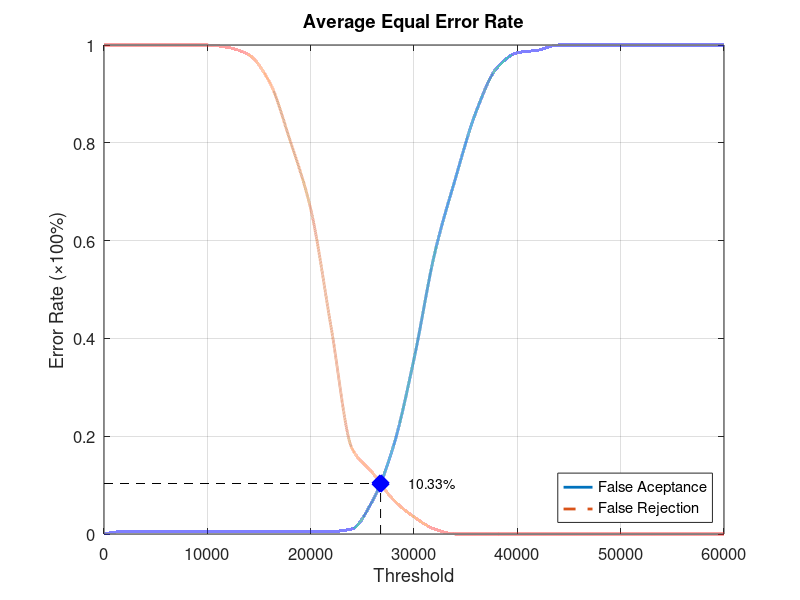
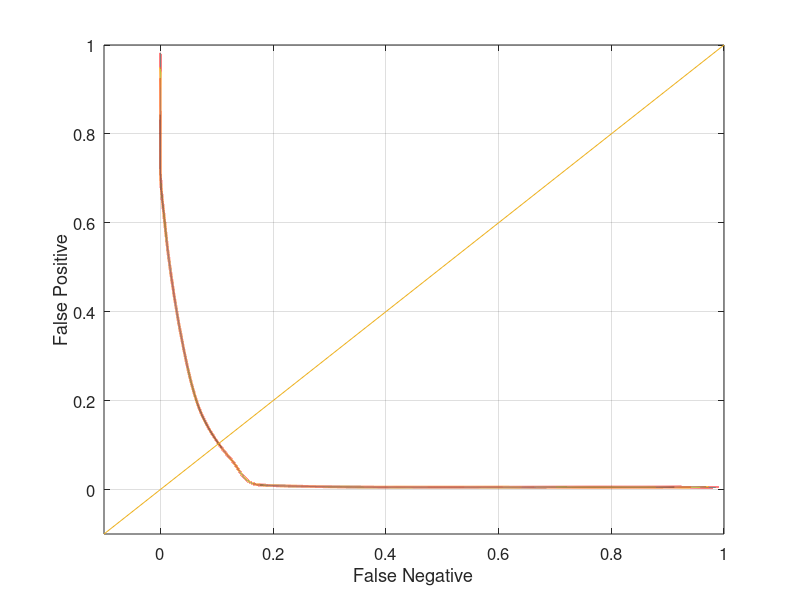

These charts were generated, in order, by the following MATLAB code:
function yEER = Database5_2
close all;
clear;
clc;
x = 0:2000:60000;
xq = 0:0.5:60000;

y0 = [0 0.00526316 0.00526316 0.00526316 0.00526316 0.00526316 0.00526316 0.00526316 0.00526316 0.00526316 0.00526316 0.00526316 0.0105263 0.0684211 0.178947 0.357895 0.573684 0.726316 0.863158 0.952632 0.984211 0.989474 1 1 1 1 1 1 1 1 1];
yy0 = interp1(x, y0, xq, 'pchip');
y1 = [1 1 1 1 1 1 0.995 0.98 0.925 0.805 0.665 0.42 0.175 0.125 0.07 0.035 0.01 0 0 0 0 0 0 0 0 0 0 0 0 0 0];
yy1 = interp1(x, y1, xq, 'pchip');

% Calculating EER: 
y2 = abs(y0 - y1);
find(y2 == min(y2))
yy2 = abs(yy0 - yy1);
xEER = find(yy2 == min(yy2));
xEERIndex = xq(xEER) % X-axis EER
yEER = yy0(xEER) % Y-axis EER

main = figure
plot(xq, yy0,'-','LineWidth', 2);	hold on
plot(xq, yy1,'--','LineWidth', 2);	hold on
plot([xEERIndex xEERIndex], [0 yEER], 'k--');	hold on
plot([0 xEERIndex], [yEER yEER], 'k--');	hold on
plot(xEERIndex, yEER, 'bx', 'LineWidth', 10);	hold on
text(xEERIndex + 10 * xEERIndex / 100, yEER, [num2str(round((10000 * yEER)) / 100) '%'])
legend('False Aceptance', 'False Rejection', 'Location', 'SouthEast')
xlabel('Threshold')
ylabel('Error Rate (\times100%)')
title('Average Equal Error Rate')
set(gca, 'FontSize', 12)
axis([0 60000 0 1])
grid on

print(main, 'Database5_2Main', '-dpng');
FNRxFPR = figure('Color', [1 1 1]);
plot(yy1, yy0, '-', yy1, yy0, 'LineWidth', 2);
hold on
y = -0.1:0.1:1
plot(y, y); 
set(gca, 'FontSize', 12)
xlabel('False Negative')
ylabel('False Positive')
axis([-0.1 1 -0.1 1])
set(gca, 'FontSize', 12)
grid on

print(FNRxFPR, 'Database5_2FNRxFPR','-dpng');
end
